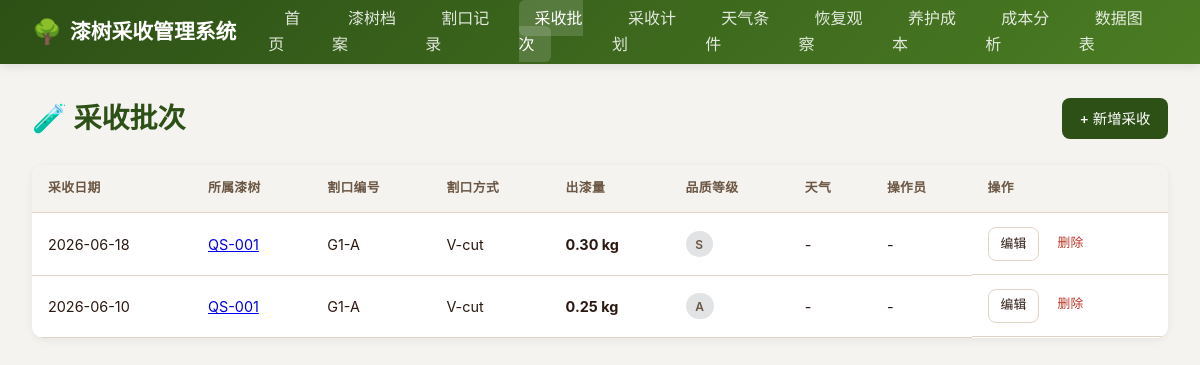
The app's page /harvests with its own data.
### models.py (models this page shows)
class HarvestBatch(Base):
    __tablename__ = "harvest_batches"
    id = Column(Integer, primary_key=True, index=True)
    incision_id = Column(Integer, ForeignKey("incisions.id"), nullable=False)
    harvest_date = Column(Date, nullable=False)
    yield_amount = Column(Float, nullable=False)
    quality_grade = Column(String(20))
    weather_id = Column(Integer, ForeignKey("weather_conditions.id"))
    operator = Column(String(50))
    remarks = Column(Text)
    created_at = Column(DateTime(timezone=True), server_default=func.now())
    incision = relationship("Incision", back_populates="harvests")
    weather = relationship("WeatherCondition")

class LacquerTree(Base):
    __tablename__ = "lacquer_trees"
    id = Column(Integer, primary_key=True, index=True)
    tree_code = Column(String(50), unique=True, nullable=False, index=True)
    species = Column(String(100))
    age = Column(Integer)
    location = Column(String(200))
    altitude = Column(Float)
    soil_type = Column(String(100))
    planting_date = Column(Date)
    status = Column(String(20), default="正常")
    remarks = Column(Text)
    created_at = Column(DateTime(timezone=True), server_default=func.now())
    incisions = relationship("Incision", back_populates="tree", cascade="all, delete-orphan")
    observations = relationship("RecoveryObservation", back_populates="tree", cascade="all, delete-orphan")

class Incision(Base):
    __tablename__ = "incisions"
    id = Column(Integer, primary_key=True, index=True)
    tree_id = Column(Integer, ForeignKey("lacquer_trees.id"), nullable=False)
    incision_code = Column(String(50), nullable=False)
    position = Column(String(100), nullable=False)
    height = Column(Float)
    method = Column(String(50), nullable=False)
    incision_date = Column(Date, nullable=False)
    recovery_days = Column(Integer, default=7)
    total_harvests = Column(Integer, default=0)
    total_yield = Column(Float, default=0.0)
    avg_yield = Column(Float, default=0.0)
    status = Column(String(20), default="活跃")
    remarks = Column(Text)
    tree = relationship("LacquerTree", back_populates="incisions")
    harvests = relationship("HarvestBatch", back_populates="incision", cascade="all, delete-orphan")

### main.py (the view)
@app.get("/harvests", response_class=HTMLResponse)
async def list_harvests(request: Request, db: Session = Depends(get_db)):
    harvests = db.query(models.HarvestBatch).order_by(models.HarvestBatch.harvest_date.desc()).all()
    return templates.TemplateResponse("harvests/list.html", {"request": request, "harvests": harvests})

### templates/harvests/list.html (shortened to what this page needs)
{% extends "base.html" %}
{% block content %}
<div class="page-header">
  <h1 class="page-title">🧪 采收批次</h1>
  <a href="/harvests/new" class="btn btn-primary">+ 新增采收</a>
</div>
<div class="card">
  <div class="card-body" style="padding: 0;">
    {% if harvests %}
    <table>
      <thead>
        <tr>
          <th>采收日期</th>
          <th>所属漆树</th>
          <th>割口编号</th>
          <th>割口方式</th>
          <th>出漆量</th>
          <th>品质等级</th>
          <th>天气</th>
          <th>操作员</th>
          <th>操作</th>
        </tr>
      </thead>
      <tbody>
        {% for h in harvests %}
        <tr>
          <td>{{ h.harvest_date.strftime('%Y-%m-%d') }}</td>
          <td><a href="/trees/{{ h.incision.tree.id }}">{{ h.incision.tree.tree_code }}</a></td>
          <td>{{ h.incision.incision_code }}</td>
          <td>{{ h.incision.method }}</td>
          <td><strong>{{ '%.2f'|format(h.yield_amount) }} kg</strong></td>
          <td>
            {% if h.quality_grade %}
              {% if h.quality_grade == '特级' %}<span class="badge badge-success">{{ h.quality_grade }}</span>
              {% elif h.quality_grade == '一级' %}<span class="badge badge-info">{{ h.quality_grade }}</span>
              {% elif h.quality_grade == '二级' %}<span class="badge badge-warning">{{ h.quality_grade }}</span>
              {% else %}<span class="badge badge-secondary">{{ h.quality_grade }}</span>{% endif %}
            {% else %}-{% endif %}
          </td>
          <td>
            {% if h.weather %}
              {{ h.weather.weather_type or '' }} {{ h.weather.temperature or '' }}{{ '°C' if h.weather.temperature else '' }}
            {% else %}-{% endif %}
          </td>
          <td>{{ h.operator or '-' }}</td>
          <td class="action-col">
            <a href="/harvests/{{ h.id }}/edit" class="btn btn-outline btn-sm">编辑</a>
            <form method="POST" action="/harvests/{{ h.id }}/delete" class="inline-form" onsubmit="return confirm('确定要删除该采收记录吗？相关产量统计将重新计算。');">
              <button type="submit" class="delete-btn">删除</button>
            </form>
          </td>
        </tr>
        {% endfor %}
      </tbody>
    </table>
    {% else %}
    <div class="empty-state">
      <div class="icon">🧪</div>
      <div>暂无采收记录</div>
      <div style="margin-top: 0.5rem; font-size: 0.85rem;">请先添加漆树和割口后进行采收记录</div>
    </div>
    {% endif %}
  </div>
</div>
{% endblock %}

### static/css/style.css (style rules this page uses)
:root { --primary: #2d5016; --primary-light: #4a7c23; --secondary: #8b4513; --accent: #d4a574; --bg: #f5f3ef; --card: #ffffff; --text: #2c1810; --text-light: #6b5744; --border: #e0d5c5; --danger: #c0392b; --warning: #e67e22; --success: #27ae60; --info: #2980b9; }
* { margin: 0; padding: 0; box-sizing: border-box; }
body { font-family: -apple-system, BlinkMacSystemFont, "Segoe UI", "PingFang SC", "Microsoft YaHei", sans-serif; background: var(--bg); color: var(--text); line-height: 1.6; }
.page-header { display: flex; justify-content: space-between; align-items: center; margin-bottom: 1.5rem; flex-wrap: wrap; gap: 1rem; }
.page-title { font-size: 1.75rem; font-weight: 700; color: var(--primary); }
.card { background: var(--card); border-radius: 12px; box-shadow: 0 2px 8px rgba(0,0,0,0.06); margin-bottom: 1.5rem; overflow: hidden; }
.card-body { padding: 1.5rem; }
.btn { display: inline-flex; align-items: center; gap: 0.4rem; padding: 0.55rem 1.1rem; border: none; border-radius: 8px; font-size: 0.9rem; font-weight: 500; cursor: pointer; text-decoration: none; transition: all 0.2s; white-space: nowrap; }
.btn-primary { background: var(--primary); color: #fff; }
.btn-outline { background: transparent; border: 1px solid var(--border); color: var(--text); }
.btn-sm { padding: 0.35rem 0.75rem; font-size: 0.8rem; }
table { width: 100%; border-collapse: collapse; font-size: 0.9rem; }
th, td { padding: 0.85rem 1rem; text-align: left; border-bottom: 1px solid var(--border); }
th { background: var(--bg); font-weight: 600; color: var(--text-light); font-size: 0.8rem; text-transform: uppercase; letter-spacing: 0.03em; }
.badge { display: inline-block; padding: 0.2rem 0.6rem; border-radius: 999px; font-size: 0.75rem; font-weight: 600; }
.badge-secondary { background: #e2e3e5; color: var(--text-light); }
.action-col { display: flex; gap: 0.4rem; flex-wrap: wrap; }
.inline-form { display: inline; }
.delete-btn { background: none; border: none; color: var(--danger); cursor: pointer; font: inherit; padding: 0.35rem 0.75rem; border-radius: 8px; font-size: 0.8rem; font-weight: 500; display: inline-flex; align-items: center; gap: 0.4rem; }

### records on screen
HarvestBatch: harvest_date "2026-06-18", incision.tree.tree_code "QS-001", incision.incision_code "G1-A", incision.method "V-cut", yield_amount "0.30", quality_grade "S", operator "-"
HarvestBatch: harvest_date "2026-06-10", incision.tree.tree_code "QS-001", incision.incision_code "G1-A", incision.method "V-cut", yield_amount "0.25", quality_grade "A", operator "-"
